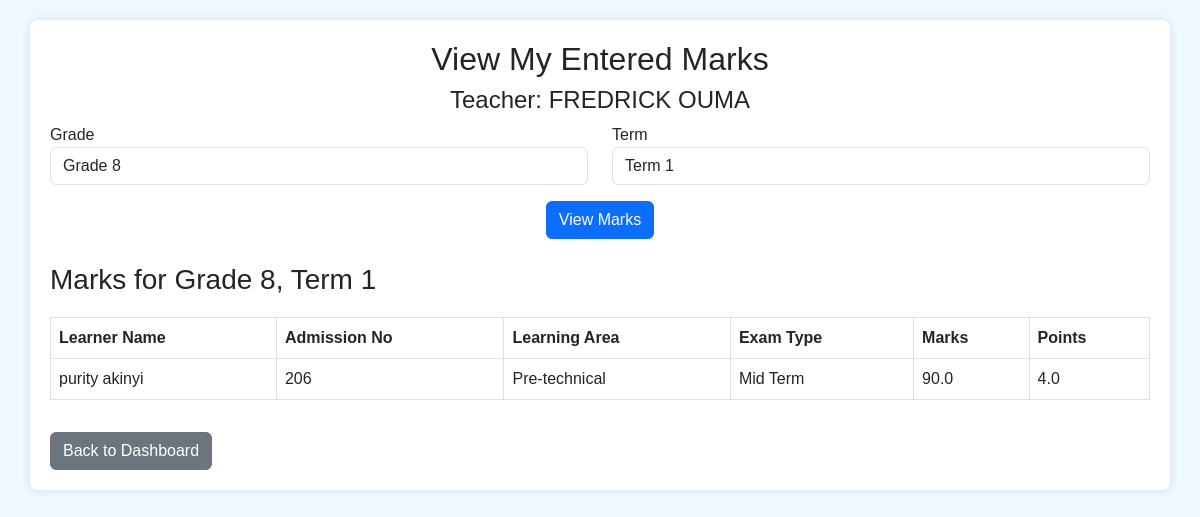
The page /view_teacher_marks (signed in) on the database its author committed.
### tables this page shows
CREATE TABLE users (
        id INTEGER PRIMARY KEY AUTOINCREMENT,
        username TEXT UNIQUE,
        password TEXT,
        role TEXT,
        full_name TEXT,
        phone TEXT
    );

CREATE TABLE learning_areas (
        id INTEGER PRIMARY KEY AUTOINCREMENT,
        name TEXT,
        grade TEXT
    );

CREATE TABLE marks (
        id INTEGER PRIMARY KEY AUTOINCREMENT,
        learner_admission TEXT,
        learning_area_id INTEGER,
        marks INTEGER,
        exam_type TEXT,
        term TEXT,
        year INTEGER,
        points REAL,
        grade TEXT, teacher_id INTEGER,
        FOREIGN KEY(learner_admission) REFERENCES learners(admission_no),
        FOREIGN KEY(learning_area_id) REFERENCES learning_areas(id)
    );

CREATE TABLE learners (
        id INTEGER PRIMARY KEY AUTOINCREMENT,
        full_name TEXT,
        admission_no TEXT UNIQUE,
        grade TEXT,
        parent_phone TEXT,
        photo_path TEXT
    );

### app.py (the view, shortened to what this page needs)
@app.route('/view_teacher_marks', methods=['GET', 'POST'])
def view_teacher_marks():
    if 'role' not in session or session['role'] != 'teacher':
        return redirect(url_for('login'))
    conn = sqlite3.connect('jonyo_school.db')
    c = conn.cursor()
    c.execute("SELECT id, full_name FROM users WHERE id=? AND role='teacher'", (session['user_id'],))
    teacher = c.fetchone()
    if not teacher:
        conn.close()
        flash('Teacher profile not found. Contact admin.', 'danger')
        return redirect(url_for('teacher_dashboard'))
    teacher_id = teacher[0]
    c.execute("SELECT DISTINCT la.grade, la.id FROM teacher_assignments ta JOIN learning_areas la ON ta.learning_area_id=la.id WHERE ta.teacher_id=?", (teacher_id,))
    assignments = c.fetchall()
    allowed_grades = sorted(list(set(assignment[0] for assignment in assignments)))
    allowed_learning_area_ids = [assignment[1] for assignment in assignments]
    if not allowed_grades or not allowed_learning_area_ids:
        conn.close()
        flash('No assigned classes or learning areas found.', 'warning')
        return redirect(url_for('teacher_dashboard'))
    class MarksFilterForm(FlaskForm):
        grade = SelectField('Grade', choices=[(g, g) for g in allowed_grades], default=allowed_grades[0])
        term = SelectField('Term', choices=[('Term 1', 'Term 1'), ('Term 2', 'Term 2'), ('Term 3', 'Term 3')], default='Term 1')
        submit = SubmitField('View Marks')
    form = MarksFilterForm()
    selected_grade = form.grade.data if form.validate_on_submit() else allowed_grades[0]
    selected_term = form.term.data if form.validate_on_submit() else 'Term 1'
    c.execute("PRAGMA table_info(marks)")
    columns = [info[1] for info in c.fetchall()]
    points_available = 'points' in columns
    if points_available:
        query = """
            SELECT l.full_name, l.admission_no, la.name, m.marks, m.exam_type, COALESCE(m.points, 0) AS points
            FROM marks m
            JOIN learners l ON m.learner_admission=l.admission_no
            JOIN learning_areas la ON m.learning_area_id=la.id
            WHERE m.learning_area_id IN ({})
            AND l.grade=?
            AND m.term=?
        """
    query = query.format(','.join(['?'] * len(allowed_learning_area_ids)))
    params = allowed_learning_area_ids + [selected_grade, selected_term]
    c.execute(query, params)
    marks = c.fetchall()
    conn.close()
    return render_template('view_teacher_marks.html',
                           form=form,
                           marks=marks,
                           selected_grade=selected_grade,
                           selected_term=selected_term,
                           teacher_name=teacher[1])

### app.py
    class MarksFilterForm(FlaskForm):
        grade = SelectField('Grade', choices=[(g, g) for g in allowed_grades], default=allowed_grades[0])
        term = SelectField('Term', choices=[('Term 1', 'Term 1'), ('Term 2', 'Term 2'), ('Term 3', 'Term 3')], default='Term 1')
        submit = SubmitField('View Marks')

### app.py (called while the page is built, shortened)
@app.context_processor
def inject_tokens():
    delete_token = hashlib.md5(f"{current_user.id if current_user.is_authenticated else 'guest'}{app.config['SECRET_KEY']}{int(time.time())//3600}".encode()).hexdigest()
    return dict(delete_token=delete_token, csrf_token=lambda: session.get('csrf_token', ''))

@login_manager.user_loader
def load_user(user_id):
    try:
        conn = sqlite3.connect('jonyo_school.db')
        c = conn.cursor()
        c.execute("SELECT id, username, role, full_name FROM users WHERE id=?", (user_id,))
        user_data = c.fetchone()
        if user_data:
            session['role'] = user_data[2]
            session['full_name'] = user_data[3]
            conn.close()
            return User(user_data[0], user_data[1], user_data[2], user_data[3])
    except sqlite3.Error as e:
        logging.error(f"Database error in load_user for user_id {user_id}: {str(e)}")
        return None

### templates/view_teacher_marks.html (shortened to what this page needs)
<!DOCTYPE html>
<html lang="en">
<head>
    <link rel="stylesheet" href="https://cdn.jsdelivr.net/npm/bootstrap@5.3.0/dist/css/bootstrap.min.css">
</head>
<body>
    <div class="container">
        <h2 class="text-center">View My Entered Marks</h2>
        <h4 class="text-center">Teacher: {{ teacher_name }}</h4>
        <form method="POST" class="mb-4">
            <div class="row">
                <div class="col-md-6 mb-3">
                    {{ form.grade.label }} {{ form.grade(class="form-control") }}
                </div>
                <div class="col-md-6 mb-3">
                    {{ form.term.label }} {{ form.term(class="form-control") }}
                </div>
            </div>
            <div class="text-center">
                {{ form.submit(class="btn btn-primary") }}
            </div>
        </form>
        <h3>Marks for {{ selected_grade }}, {{ selected_term }}</h3>
        {% if marks %}
        <table class="table table-bordered">
            <thead>
                <tr>
                    <th>Learner Name</th>
                    <th>Admission No</th>
                    <th>Learning Area</th>
                    <th>Exam Type</th>
                    <th>Marks</th>
                    <th>Points</th>
                </tr>
            </thead>
            <tbody>
                {% for mark in marks %}
                <tr>
                    <td>{{ mark[0] }}</td>
                    <td>{{ mark[1] }}</td>
                    <td>{{ mark[2] }}</td>
                    <td>{{ mark[4] }}</td>
                    <td>{{ mark[3] | float | round(1) }}</td>
                    <td>{{ mark[5] | float | round(1) }}</td>
                </tr>
                {% endfor %}
            </tbody>
        </table>
        {% else %}
        <p>No marks found for the selected grade and term.</p>
        {% endif %}
        <a href="{{ url_for('teacher_dashboard') }}" class="btn btn-secondary mt-3">Back to Dashboard</a>
    </div>
</body>
</html>

### templates/view_teacher_marks.html (style rules this page uses)
body { background-color: #f0f8ff; font-family: Arial, sans-serif; }
.container { margin: 20px auto; padding: 20px; background-color: #ffffff; border-radius: 8px; box-shadow: 0 0 10px rgba(0,0,0,0.1); }
table { width: 100%; border-collapse: collapse; margin-top: 20px; }
th, td { border: 1px solid #ddd; padding: 10px; text-align: left; }
th { background-color: #343a40; color: #ffffff; }

### rows shown on the page
users: full_name "FREDRICK OUMA"
learning_areas: grade "Grade 8"
marks: term "Term 1", full_name "purity akinyi", admission_no "206", name "Pre-technical", exam_type "Mid Term", marks "90.0", points "4.0"
